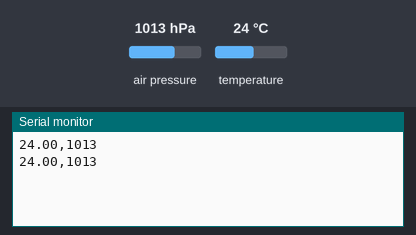
This sketch was run on a simulated Arduino Uno, built with avr-gcc and run on an emulated ATmega328P. On the bench: the last lines printed to the serial monitor. Inputs (shaded band) come from the test bench; at power-on: air pressure 1013 hPa, temperature 24 °C.

Above: at 1.8 s.
1.9 s: air pressure set to 952 hPa
At 2.8 s:
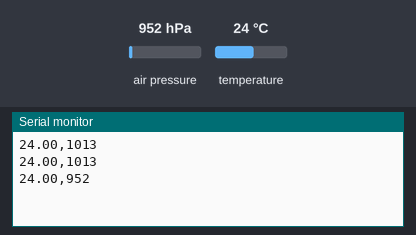
3.4 s: temperature set to 12 °C
At 4.7 s:
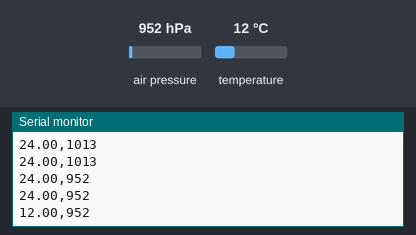
4.9 s: air pressure set to 975 hPa
At 5.8 s:
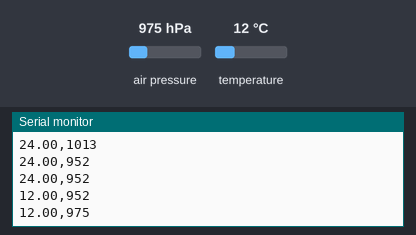
Timing chart, 0 to 7.9 s (numbered marks = the images above; inputs shaded):
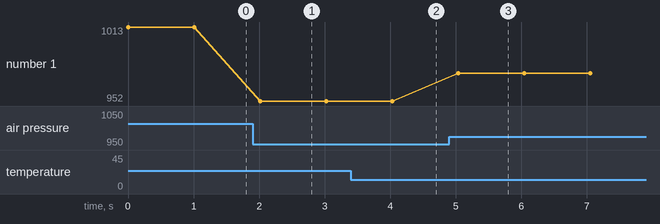

Measured:
- after the input at 1.9 s, the serial monitor: prints a new line after 0.12 s (image 1)
- after the input at 3.4 s, the serial monitor: prints a new line after 0.63 s (image 2)
- after the input at 4.9 s, the serial monitor: prints a new line after 0.14 s (image 3)
- plotted number 1: 1013 → 952 after the input at 1.9 s, 952 → 975 after the input at 4.9 s

The sketch:

zadanieArduino.ino
```cpp
#include <Wire.h>
#include <Adafruit_BMP085.h>

// inicializace senzoru BMP180 z knihovny BMP085
Adafruit_BMP085 bmp180;

void setup() {
  // komunikace přes sériovou linku rychlostí 9600 baud
  Serial.begin(9600);
  // zapnutí komunikace se senzorem BMP180
  bmp180.begin();
}

void loop() {
  // výpis teploty ve stupních Celsia
  //Serial.print("Teplota: ");
  Serial.print(bmp180.readTemperature());
  Serial.print(",");

  // výpis barometrického tlaku v hekto Pascalech
  //Serial.print("Atmosferický tlak: ");
  Serial.println(bmp180.readPressure()/100);
  //Serial.println(" hPa");

  //Serial.println("------------------------------");

  delay(1000);
}
```
